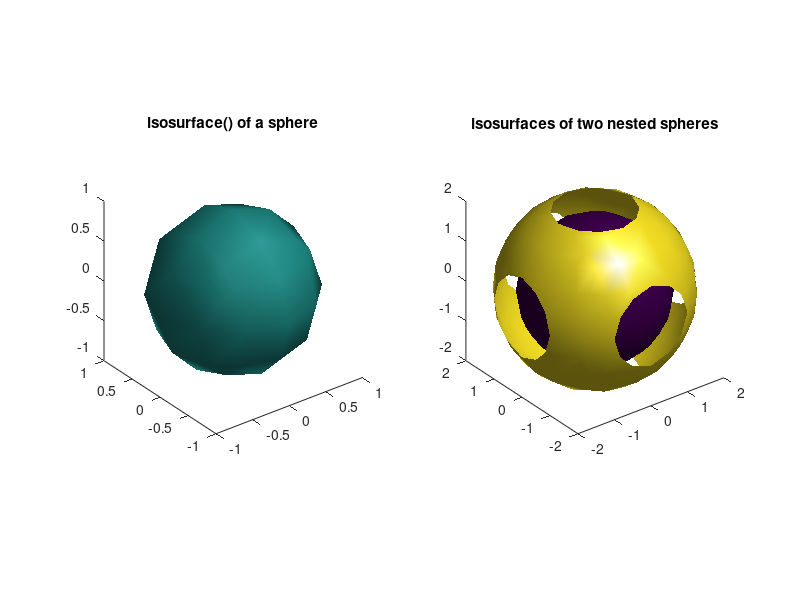

Here is the MATLAB script that generated this plot:
clear all; close all; clc;
h=figure('Position',[146 38 560 371], ...
'Name','Isosurface Demonstrations');
subplot(1,2,1) 
[x,y,z] = meshgrid(-2:0.5:2, -2:0.5:2, -2:0.5:2);
v = x.^2 + y.^2 + z.^2;
isosurface(x, y, z, v, 1);
axis equal;
title("isosurface() of a sphere");
subplot(1,2,2)
[x,y,z] = meshgrid(-2:0.5:2, -2:0.5:2, -2:0.5:2);
v = x.^2 + y.^2 + z.^2;
isosurface(x, y, z, v, 3);
isosurface(x, y, z, v, 5);
axis equal;
title("isosurfaces of two nested spheres");
